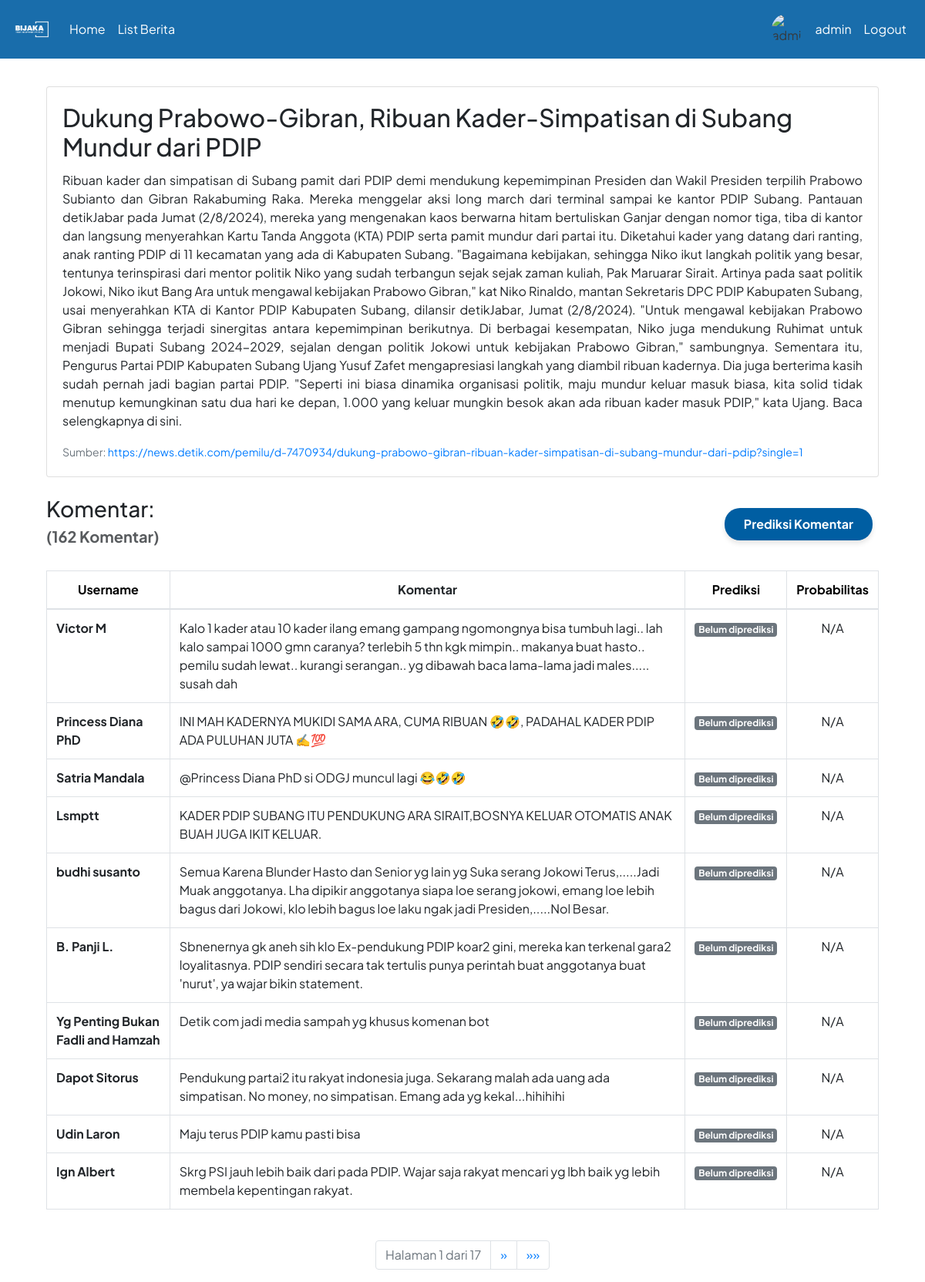
Page /detail_berita/15/ (signed in) on the earlier database version.
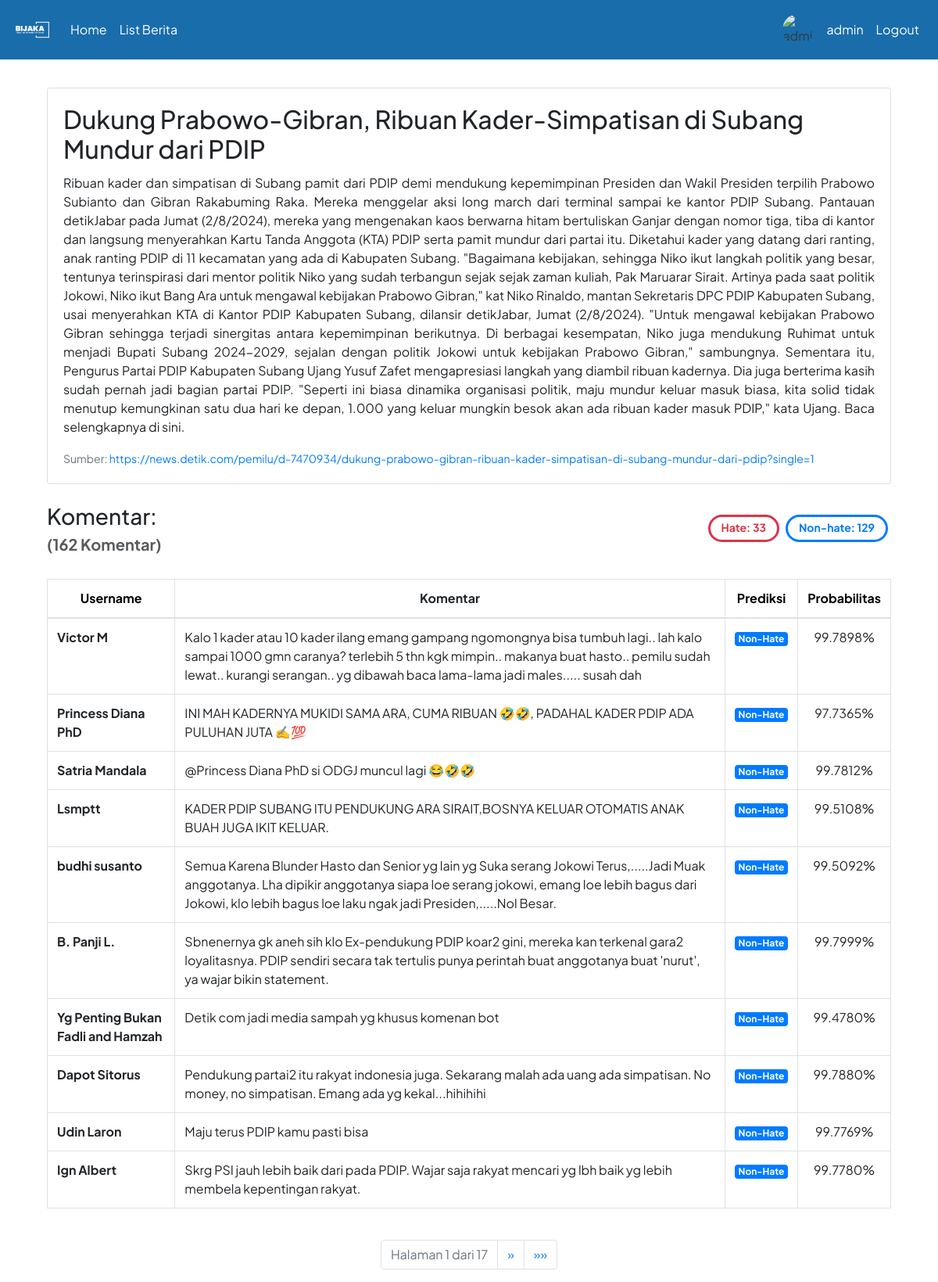
Same page on the later database version.
### hateapp/models.py (models this page shows, shortened)
class Komentar(models.Model):
    id = models.CharField(primary_key=True, max_length=8, default=generate_short_uuid, editable=False, unique=True)
    berita = models.ForeignKey(Berita, on_delete=models.CASCADE, related_name='komentar_set')
    penulis_komentar = models.CharField(max_length=255)
    isi_komentar = models.TextField()
    prediksi = models.CharField(max_length=10, blank=True, null=True)
    probabilitas = models.FloatField(blank=True, null=True)
    @property
    def formatted_probabilitas(self):
        if self.probabilitas is not None:
            return "{:.4%}".format(self.probabilitas)
        else:
            return "N/A"

### hateapp/views.py (the view, shortened to what this page needs)
# urls.py: path('detail_berita/<str:berita_id>/', views.detail_berita, name='detail_berita'),
def detail_berita(request, berita_id):
    try:
        hasil_scrape = Berita.objects.get(id=berita_id)
        komentar_list = Komentar.objects.filter(berita=hasil_scrape)
    except Berita.DoesNotExist:
        hasil_scrape = None
        komentar_list = None
    sort_by = request.GET.get('sort', 'default')
    sort_order = request.GET.get('order', 'asc')
    if sort_by == 'username':
        komentar_list = komentar_list.order_by(Lower('penulis_komentar').asc() if sort_order == 'asc' else Lower('penulis_komentar').desc())
    elif sort_by == 'probabilitas':
        komentar_list = komentar_list.order_by(F('probabilitas').asc(nulls_last=True) if sort_order == 'asc' else F('probabilitas').desc(nulls_last=True))
    hate_count = komentar_list.filter(prediksi='Hate').count()
    non_hate_count = komentar_list.filter(prediksi='Non-Hate').count()
    paginator = Paginator(komentar_list, 10)
    page = request.GET.get('page')
    try:
        komentar = paginator.page(page)
    except PageNotAnInteger:
        komentar = paginator.page(1)
    except EmptyPage:
        komentar = paginator.page(paginator.num_pages)
    filtered_komentar = [k for k in komentar if k.prediksi is None]
    return render(request, 'detail_berita.html', {
        'hasil_scrape': hasil_scrape,
        'komentar': komentar,
        'filtered_komentar': filtered_komentar,
        'hate_count': hate_count,
        'non_hate_count': non_hate_count,
        'current_sort': sort_by,
        'current_order': sort_order
    })

### templates/detail_berita.html (shortened to what the changed rows need)
{% extends 'base.html' %}
{% block content %}
<div class="container-fluid mt-4">
    {% if hasil_scrape %}
    <div class="card mb-4">
        <div class="card-body">
            <h2 class="card-title">{{ hasil_scrape.judul }}</h2>
        </div>
    </div>
    <div class="row align-items-center mb-4">
        {% if filtered_komentar|length == komentar|length %}
            <div class="col-12 col-md-6 d-flex justify-content-md-end">
                <form id="predict-form" method="post" action="{% url 'predict_comments' berita_id=hasil_scrape.id %}" class="d-inline">
                    <button id="predict-button" type="submit" class="btn predict-btn mx-2">
                        <span id="button-text"><strong>Prediksi Komentar</strong></span>
                    </button>
                </form>
            </div>
        {% else %}
            <div class="col-12 col-md-6 d-flex justify-content-md-end">
                <div class="d-flex flex-wrap justify-content-center align-items-center">
                    <div class="stat-box hate-count mx-1 mb-2">
                        Hate: {{ hate_count }}
                    </div>
                    <div class="stat-box non-hate-count mx-1 mb-2">
                        Non-hate: {{ non_hate_count }}
                    </div>
                </div>
            </div>
        {% endif %}
    </div>
    <div class="table-responsive">
        <table class="table table-bordered">
            <thead class="text-center">
                <tr>
                    <th>
                        <a style="color: black;" href="?sort=username&order={% if current_sort == 'username' and current_order == 'asc' %}desc{% else %}asc{% endif %}{% if request.GET.page %}&page={{ request.GET.page }}{% endif %}">
                            Username
                        </a>
                    </th>
                    <th>Komentar</th>
                    <th>
                        <a  style="color: black;" href="?sort=prediksi&order={% if current_sort == 'prediksi' and current_order == 'asc' %}desc{% else %}asc{% endif %}{% if request.GET.page %}&page={{ request.GET.page }}{% endif %}">
                            Prediksi
                        </a>
                    </th>
                    <th>
                        <a  style="color: black;" href="?sort=probabilitas&order={% if current_sort == 'probabilitas' and current_order == 'asc' %}desc{% else %}asc{% endif %}{% if request.GET.page %}&page={{ request.GET.page }}{% endif %}">
                            Probabilitas
                        </a>
                    </th>
                </tr>
            </thead>
            <tbody>
                {% for komentar_instance in komentar %}
                    <tr class="align-items-center">
                        <td data-label="Username"><strong>{{ komentar_instance.penulis_komentar }}</strong></td>
                        <td data-label="Komentar">{{ komentar_instance.isi_komentar }}</td>
                        <td data-label="Prediksi" class="text-center">
                            {% if komentar_instance.prediksi == 'Hate' %}
                                <span class="badge badge-danger">{{ komentar_instance.prediksi }}</span>
                            {% elif komentar_instance.prediksi == 'Non-Hate' %}
                                <span class="badge badge-primary">{{ komentar_instance.prediksi }}</span>
                            {% else %}
                                <span class="badge badge-secondary">Belum diprediksi</span>
                            {% endif %}
                        </td>
                        <td data-label="Probabilitas" class="text-center">{{ komentar_instance.formatted_probabilitas }}</td>
                    </tr>
                {% endfor %}
            </tbody>
        </table>
    </div>
    {% else %}
        <div class="alert alert-danger">
            Gagal mendapatkan data berita.
        </div>
    {% endif %}
</div>
{% endblock %}

Differences in the rows shown:
changed Berita "Dukung Prabowo-Gibran, Ribuan Kader-Simpatisan di Subang Mundur dari PDIP": id 15 → "15" (drawn)
changed Komentar "Victor M": prediksi (not shown) → "Non-Hate"; formatted_probabilitas "N/A" → "99.7898%"; no longer shows "Belum diprediksi"
changed Komentar "Princess Diana PhD": prediksi (not shown) → "Non-Hate"; formatted_probabilitas "N/A" → "97.7365%"; no longer shows "Belum diprediksi"
changed Komentar "Satria Mandala": prediksi (not shown) → "Non-Hate"; formatted_probabilitas "N/A" → "99.7812%"; no longer shows "Belum diprediksi"
changed Komentar "Lsmptt": prediksi (not shown) → "Non-Hate"; formatted_probabilitas "N/A" → "99.5108%"; no longer shows "Belum diprediksi"
changed Komentar "budhi susanto": prediksi (not shown) → "Non-Hate"; formatted_probabilitas "N/A" → "99.5092%"; no longer shows "Belum diprediksi"
changed Komentar "B. Panji L.": prediksi (not shown) → "Non-Hate"; formatted_probabilitas "N/A" → "99.7999%"; no longer shows "Belum diprediksi"
changed Komentar "Yg Penting Bukan Fadli and Hamzah": prediksi (not shown) → "Non-Hate"; formatted_probabilitas "N/A" → "99.4780%"; no longer shows "Belum diprediksi"
changed Komentar "Dapot Sitorus": prediksi (not shown) → "Non-Hate"; formatted_probabilitas "N/A" → "99.7880%"; no longer shows "Belum diprediksi"
changed Komentar "Udin Laron": prediksi (not shown) → "Non-Hate"; formatted_probabilitas "N/A" → "99.7769%"; no longer shows "Belum diprediksi"
changed Komentar "Ign Albert": prediksi (not shown) → "Non-Hate"; formatted_probabilitas "N/A" → "99.7780%"; no longer shows "Belum diprediksi"
Other differences:
{{ hate_count }}: (not shown) → "33"
{{ non_hate_count }}: (not shown) → "129"
text no longer shown: "Prediksi Komentar"
text now shown: "Hate: Non-hate:"
